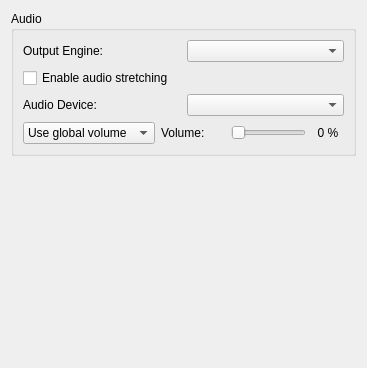
<?xml version="1.0" encoding="UTF-8"?>
<ui version="4.0">
 <class>ConfigureAudio</class>
 <widget class="QWidget" name="ConfigureAudio">
  <property name="geometry">
   <rect>
    <x>0</x>
    <y>0</y>
    <width>367</width>
    <height>368</height>
   </rect>
  </property>
  <layout class="QVBoxLayout">
   <item>
    <widget class="QGroupBox" name="groupBox">
     <property name="title">
      <string>Audio</string>
     </property>
     <layout class="QVBoxLayout">
      <item>
       <layout class="QHBoxLayout" name="_3">
        <item>
         <widget class="QLabel" name="output_sink_label">
          <property name="text">
           <string>Output Engine:</string>
          </property>
         </widget>
        </item>
        <item>
         <widget class="QComboBox" name="output_sink_combo_box"/>
        </item>
       </layout>
      </item>
      <item>
       <widget class="QCheckBox" name="toggle_audio_stretching">
        <property name="toolTip">
         <string>This post-processing effect adjusts audio speed to match emulation speed and helps prevent audio stutter. This however increases audio latency.</string>
        </property>
        <property name="text">
         <string>Enable audio stretching</string>
        </property>
       </widget>
      </item>
      <item>
       <layout class="QHBoxLayout" name="_2">
        <item>
         <widget class="QLabel" name="audio_device_label">
          <property name="text">
           <string>Audio Device:</string>
          </property>
         </widget>
        </item>
        <item>
         <widget class="QComboBox" name="audio_device_combo_box"/>
        </item>
       </layout>
      </item>
      <item>
       <layout class="QHBoxLayout" name="horizontalLayout_2">
        <property name="topMargin">
         <number>0</number>
        </property>
        <item>
         <widget class="QComboBox" name="volume_combo_box">
          <item>
           <property name="text">
            <string>Use global volume</string>
           </property>
          </item>
          <item>
           <property name="text">
            <string>Set volume:</string>
           </property>
          </item>
         </widget>
        </item>
        <item>
         <widget class="QLabel" name="volume_label">
          <property name="text">
           <string>Volume:</string>
          </property>
         </widget>
        </item>
        <item>
         <spacer name="horizontalSpacer">
          <property name="orientation">
           <enum>Qt::Horizontal</enum>
          </property>
          <property name="sizeHint" stdset="0">
           <size>
            <width>30</width>
            <height>20</height>
           </size>
          </property>
         </spacer>
        </item>
        <item>
         <widget class="QSlider" name="volume_slider">
          <property name="sizePolicy">
           <sizepolicy hsizetype="Expanding" vsizetype="Fixed">
            <horstretch>0</horstretch>
            <verstretch>0</verstretch>
           </sizepolicy>
          </property>
          <property name="maximum">
           <number>100</number>
          </property>
          <property name="pageStep">
           <number>10</number>
          </property>
          <property name="orientation">
           <enum>Qt::Horizontal</enum>
          </property>
         </widget>
        </item>
        <item>
         <widget class="QLabel" name="volume_indicator">
          <property name="minimumSize">
           <size>
            <width>32</width>
            <height>0</height>
           </size>
          </property>
          <property name="text">
           <string>0 %</string>
          </property>
          <property name="alignment">
           <set>Qt::AlignCenter</set>
          </property>
         </widget>
        </item>
       </layout>
      </item>
     </layout>
    </widget>
   </item>
   <item>
    <spacer>
     <property name="orientation">
      <enum>Qt::Vertical</enum>
     </property>
     <property name="sizeHint" stdset="0">
      <size>
       <width>167</width>
       <height>55</height>
      </size>
     </property>
    </spacer>
   </item>
  </layout>
 </widget>
 <resources/>
 <connections/>
</ui>
